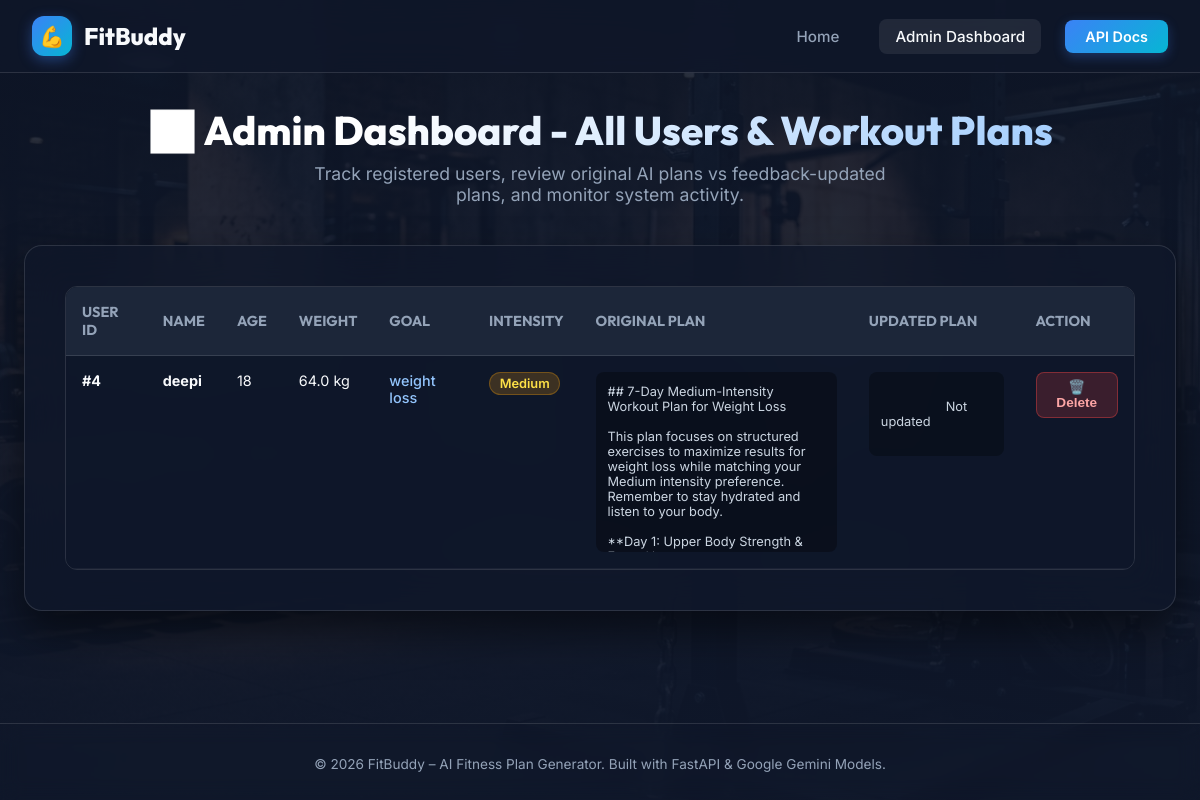
Screenshot of /view-all-users with the database file from the repository.
### app/database.py (models this page shows)
class User(Base):
    __tablename__ = "users"
    id = Column(Integer, primary_key=True, index=True)
    name = Column(String, nullable=False)
    age = Column(Integer, nullable=False)
    weight = Column(Float, nullable=False)
    goal = Column(String, nullable=False)
    intensity = Column(String, nullable=False)
    schedule = Column(Integer, default=7)
    workout_plans = relationship("WorkoutPlan", back_populates="user", cascade="all, delete-orphan")

class WorkoutPlan(Base):
    __tablename__ = "plans"
    id = Column(Integer, primary_key=True, index=True, autoincrement=True)
    user_id = Column(Integer, ForeignKey("users.id"), nullable=False)
    original_plan = Column(Text, nullable=False)
    updated_plan = Column(Text, nullable=True)
    user = relationship("User", back_populates="workout_plans")

### app/routes.py (the view)
@router.get("/view-all-users", response_class=HTMLResponse)
def view_all_users(request: Request):
    users = get_all_users()
    plans_map = get_all_plans()
    user_data = []
    for u in users:
        plan_obj = plans_map.get(u.id)
        orig = plan_obj.original_plan if plan_obj and plan_obj.original_plan else "N/A"
        upd = plan_obj.updated_plan if plan_obj and plan_obj.updated_plan else "Not updated"
        user_data.append({
            "id": u.id,
            "name": u.name,
            "age": u.age,
            "weight": u.weight,
            "goal": u.goal,
            "intensity": u.intensity,
            "original_plan": orig,
            "updated_plan": upd
        })
    return templates.TemplateResponse(
        request=request,
        name="all_users.html",
        context={
            "users": user_data
        }
    )

### templates/all_users.html (shortened to what this page needs)
<!DOCTYPE html>
<html lang="en">
<head>
  <link rel="stylesheet" href="/static/css/style.css">
</head>
<body>
  <header>
    <div class="nav-container">
      <a href="/" class="logo">
        <div class="logo-icon">💪</div>
        <span>FitBuddy</span>
      </a>
      <div class="nav-links">
        <a href="/" class="nav-link">Home</a>
        <a href="/view-all-users" class="nav-link active">Admin Dashboard</a>
        <a href="/docs" target="_blank" class="nav-btn">API Docs</a>
      </div>
    </div>
  </header>
  <main style="max-width: 1400px;">
    <div class="page-header">
      <h1 class="page-title">📊 Admin Dashboard - All Users & Workout Plans</h1>
      <p class="page-subtitle">Track registered users, review original AI plans vs feedback-updated plans, and monitor system activity.</p>
    </div>
    <div class="glass-card">
      {% if users %}
      <div class="table-responsive">
        <table class="admin-table">
          <thead>
            <tr>
              <th>User ID</th>
              <th>Name</th>
              <th>Age</th>
              <th>Weight</th>
              <th>Goal</th>
              <th>Intensity</th>
              <th>Original Plan</th>
              <th>Updated Plan</th>
              <th>Action</th>
            </tr>
          </thead>
          <tbody>
            {% for user in users %}
            <tr>
              <td><strong>#{{ user.id }}</strong></td>
              <td><strong>{{ user.name }}</strong></td>
              <td>{{ user.age }}</td>
              <td>{{ user.weight }} kg</td>
              <td><span style="color: #93c5fd; font-weight: 500;">{{ user.goal }}</span></td>
              <td>
                {% if user.intensity.lower() == 'high' %}
                  <span class="badge badge-high">High</span>
                {% elif user.intensity.lower() == 'medium' %}
                  <span class="badge badge-medium">Medium</span>
                {% else %}
                  <span class="badge badge-low">Low</span>
                {% endif %}
              </td>
              <td>
                <div class="plan-cell-pre">{{ user.original_plan }}</div>
              </td>
              <td>
                <div class="plan-cell-pre" style="{% if user.updated_plan != 'Not updated' %}border-left: 2px solid var(--accent-success);{% endif %}">
                  {{ user.updated_plan }}
                </div>
              </td>
              <td>
                <form action="/delete-user/{{ user.id }}" method="POST" onsubmit="return confirm('Are you sure you want to delete user #{{ user.id }}?');">
                  <button type="submit" class="btn-danger">🗑️ Delete</button>
                </form>
              </td>
            </tr>
            {% endfor %}
          </tbody>
        </table>
      </div>
      {% else %}
      <div style="text-align: center; padding: 3rem; color: var(--text-muted);">
        <p style="font-size: 1.2rem; margin-bottom: 1rem;">No users or fitness plans found in the database yet.</p>
        <a href="/" class="nav-btn" style="display: inline-block;">➕ Generate First Plan</a>
      </div>
      {% endif %}
    </div>
  </main>
  <footer>
    <p>&copy; 2026 FitBuddy – AI Fitness Plan Generator. Built with FastAPI & Google Gemini Models.</p>
  </footer>
</body>
</html>

### rows the page displays
User: name "deepi", weight "64.0", goal "weight loss"
WorkoutPlan: original_plan "## 7-Day Medium-Intensity Workout Plan for Weight Loss This plan focuses on structured exercises to maximize results for weight loss while matching your Medium intensity preference. Remember to stay hydrated and listen to your body. **Day 1: Upper Body Strength &…"

### other values shown
{{ user.id }} "4"
{{ user.age }} "18"
{{ user.updated_plan }} "Not updated"
